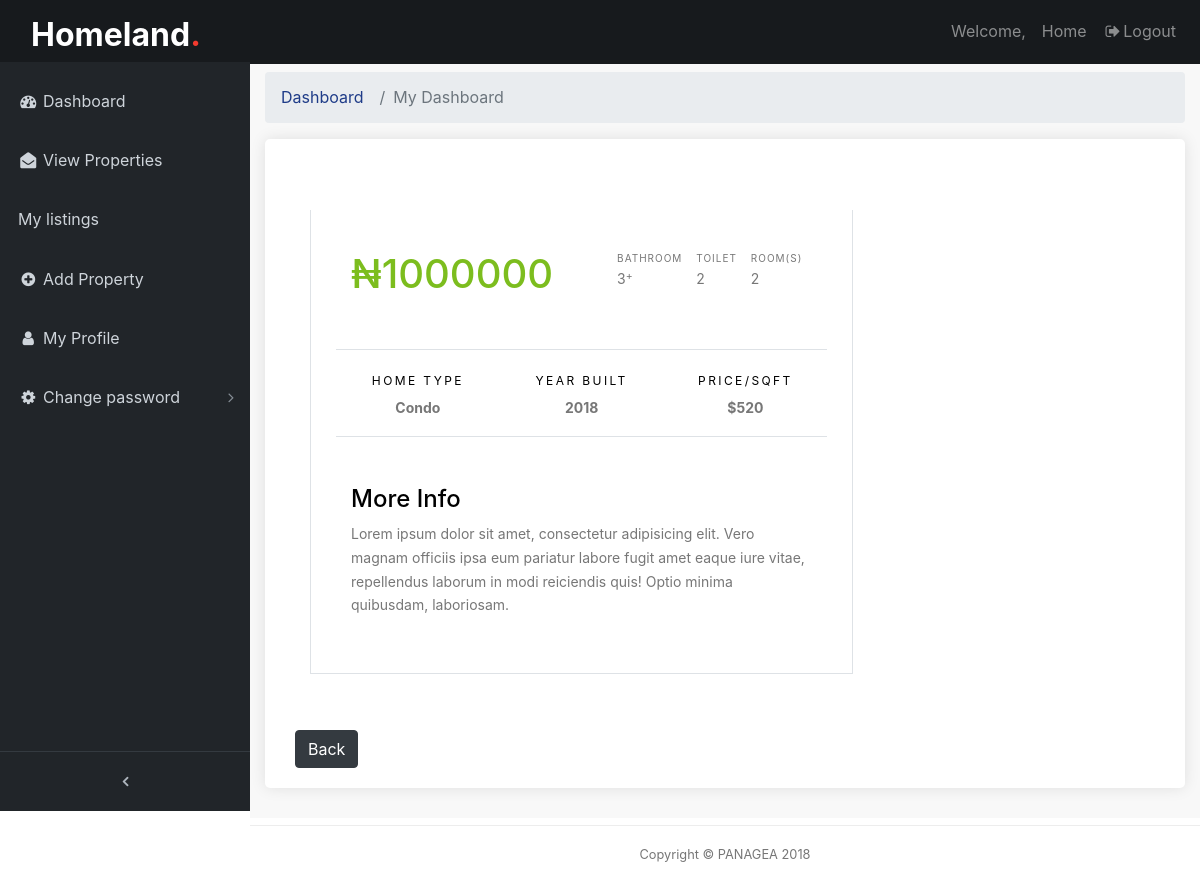
/backend/detailview-page/1, run on an earlier commit of the app's database.
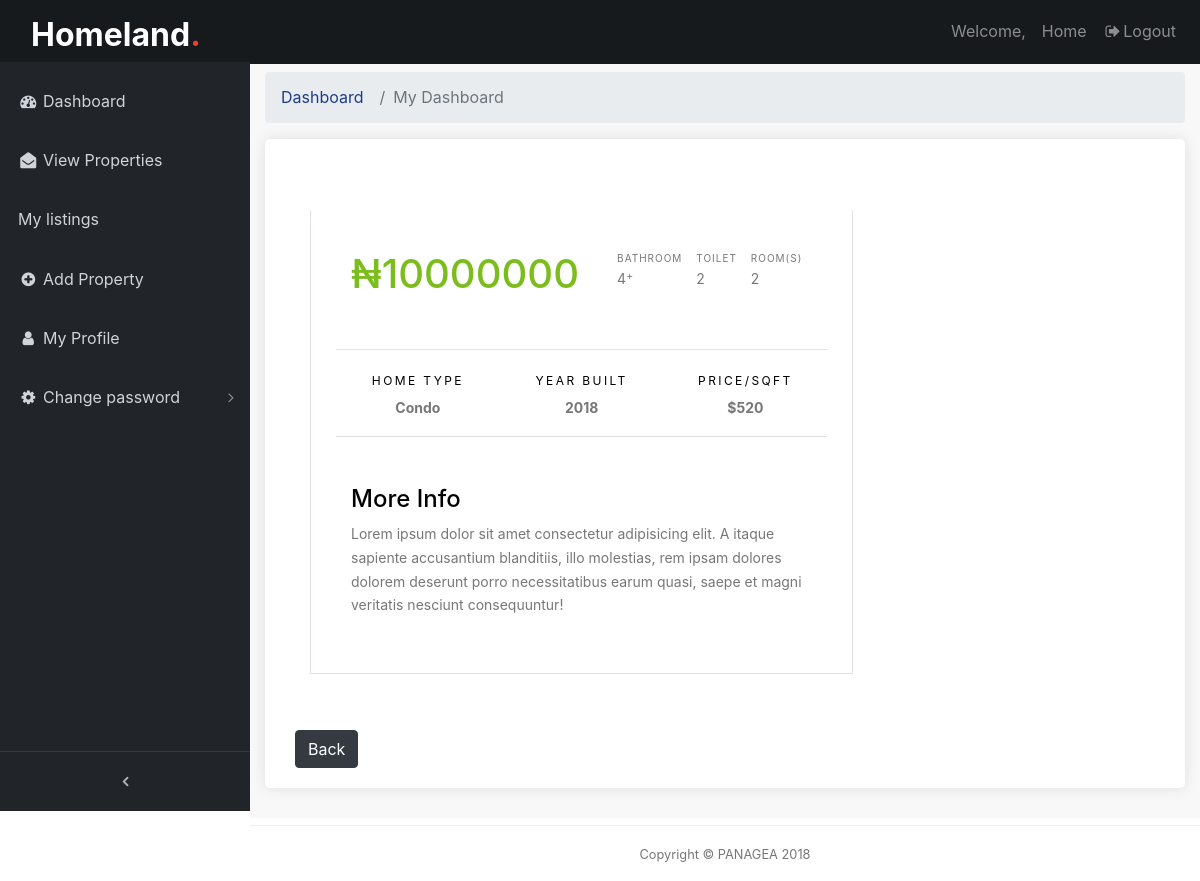
And on a later commit of the database.
### frontend/models.py (models this page shows, shortened)
class PostPage(models.Model):
    pst_image1 = models.ImageField(null=True, verbose_name='Image1', blank=True, upload_to='uploads/')
    pst_image2 = models.ImageField(null=True, verbose_name='Image2', blank=True, upload_to='uploads/')
    pst_image3 = models.ImageField(null=True, verbose_name='Image3', blank=True, upload_to='uploads/')
    pst_image4 = models.ImageField(null=True, verbose_name='Image4', blank=True, upload_to='uploads/')
    pst_image5 = models.ImageField(null=True, verbose_name='Image5', blank=True, upload_to='uploads/')
    pst_title = models.CharField(max_length=150, verbose_name='House type')
    pst_description = models.TextField(max_length=350, verbose_name='Description')
    user = models.ForeignKey(User, on_delete=models.CASCADE)
    price = models.IntegerField(verbose_name='Price')
    room =  models.IntegerField(verbose_name='Rooms')
    bath = models.IntegerField( null=True, verbose_name='Bathrooms')
    toilet = models.IntegerField( null=True, verbose_name='Toilet')
    cat_id = models.ManyToManyField(Category, verbose_name='Offer type')
    class Meta():
        verbose_name_plural = 'Post'
    def post_img1(self):
        if self.pst_image1:
          return self.pst_image1.url
    def post_img2(self):
        if self.pst_image1:
          return self.pst_image2.url
    def post_img3(self):
        if self.pst_image1:
          return self.pst_image3.url
    def post_img4(self):
        if self.pst_image1:
          return self.pst_image4.url
    def post_img5(self):
        if self.pst_image1:
          return self.pst_image5.url

### backend/views.py (the view)
# urls.py: path('detailview-page/<int:abt_id>', views.detailView, name='detailView'),
def detailView(request, abt_id):
    detail = PostPage.objects.get(id=abt_id)
    return render (request, 'backend/detailview.html', {'det':detail})

### frontend/custom_processor.py (called while the page is built)
def cat_menu(request):
    category = Category.objects.all()
    return {'category': category}

### templates/backend/detailview.html (shortened to what this page needs)
{% extends 'backend/base.html' %}
{% load static %}
{% block content %}
  <div class="content-wrapper">
    <div class="container-fluid">
      <ol class="breadcrumb">
        <li class="breadcrumb-item">
          <a href="#">Dashboard</a>
        </li>
        <li class="breadcrumb-item active">My Dashboard</li>
      </ol>
		<div class="box_general padding_bottom">
			{% if det %}
            <div class="site-section site-section-sm">
                <div class="container">
                  <div class="row">
                    <div class="col-lg-8">
                      <div class="bg-white property-body border-bottom border-left border-right">
                        <div class="row mb-5">
                          <div class="col-md-6">
                            <strong class="text-success h1 mb-3">&#8358;{{ det.price }}</strong>
                          </div>
                          <div class="col-md-6">
                            <ul class="property-specs-wrap mb-3 mb-lg-0  float-lg-right">
                            <li>
                              <span class="property-specs">Bathroom</span>
                              <span class="property-specs-number">{{ det.bath }}<sup>+</sup></span>
                            </li>
                            <li>
                              <span class="property-specs">Toilet</span>
                              <span class="property-specs-number">{{ det.toilet }}</span>
                            </li>
                            <li>
                              <span class="property-specs">Room(s)</span>
                              <span class="property-specs-number">{{ det.room }}</span>
                            </li>
                          </ul>
                          </div>
                        </div>
                        <div class="row mb-5">
                          <div class="col-md-6 col-lg-4 text-center border-bottom border-top py-3">
                            <span class="d-inline-block text-black mb-0 caption-text">Home Type</span>
                            <strong class="d-block">Condo</strong>
                          </div>
                          <div class="col-md-6 col-lg-4 text-center border-bottom border-top py-3">
                            <span class="d-inline-block text-black mb-0 caption-text">Year Built</span>
                            <strong class="d-block">2018</strong>
                          </div>
                          <div class="col-md-6 col-lg-4 text-center border-bottom border-top py-3">
                            <span class="d-inline-block text-black mb-0 caption-text">Price/Sqft</span>
                            <strong class="d-block">$520</strong>
                          </div>
                        </div>
                        <h2 class="h4 text-black">More Info</h2>
                       <p>
                         {{ det.pst_description }}
                       </p>
                      </div>
                    </div>
                  </div>
                </div>
              </div>
            {% endif %}
            <button class="btn btn-dark"> <a href="{% url 'backend:viewPost' %}" class="text-white">Back</a></button>
		</div>
	  </div>
   	</div>
{% endblock %}

What changed in the data, as far as the page shows it:
changed PostPage: price "1000000" → "10000000"; bath "3" → "4"; pst_description "Lorem ipsum dolor sit amet, consectetur adipisicing elit. Vero magnam officiis ipsa eum pariatur labore fugit amet eaque iure vitae, repellendus laborum in modi reiciendis quis! Optio minima quibusdam, laboriosam." → "Lorem ipsum dolor sit amet consectetur adipisicing elit. A itaque sapiente accusantium blanditiis, illo molestias, rem ipsam dolores dolorem deserunt porro necessitatibus earum quasi, saepe et magni veritatis nesciunt consequuntur!"
